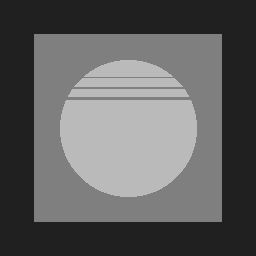
#> input picture pattern2.png, 256 x 256 px
$ jupyter execute 'gausian filter.ipynb'
#> lines starting #> are read from the running program, lines starting #| are printed output that depends on the picture
[cell 1]
import numpy as np
import matplotlib.pyplot as plt
import imageio
from scipy.fftpack import fftn, ifftn, fftshift

[cell 2]
x = np.arange(-2,2,0.05)

# parameter sigma is related to the dispersion of the values
sigma1 = 0.3
gauss1d_1 = (1/(sigma1*np.sqrt(2*np.pi))) * np.exp(-(np.square(x/sigma1)/2))

sigma2 = 0.1
gauss1d_2 = (1/(sigma2*np.sqrt(2*np.pi))) * np.exp(-(np.square(x/sigma2)/2))

plt.plot(x, gauss1d_1, 'r') # larger sigma, 0.3
plt.plot(x, gauss1d_2, 'b') # smaller sigma, 0.1
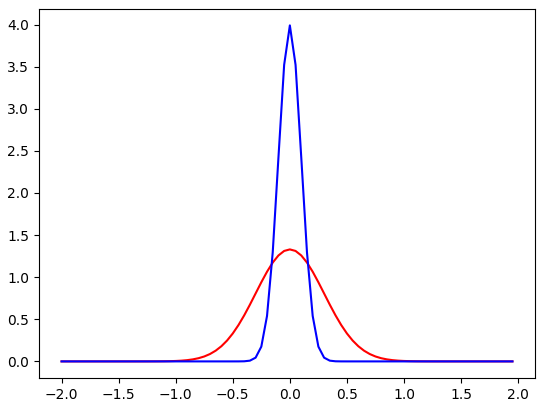
#> figure drawn by matplotlib, 1 panel; curve peaks at x = 1.78e-15, y = 1.33; curve peaks at x = 1.78e-15, y = 3.99

[cell 3]
def gaussian_filter(k=5, sigma=1.0):
    ''' Gaussian filter
    :param k: defines the lateral size of the kernel/filter, default 5
    :param sigma: standard deviation (dispersion) of the Gaussian distribution
    :return matrix with a filter [k x k] to be used in convolution operations
    '''
    arx = np.arange((-k // 2) + 1.0, (k // 2) + 1.0)
    x, y = np.meshgrid(arx, arx)
    filt = np.exp(-(1/2) * (np.square(x) + np.square(y)) / np.square(sigma))
    return filt / np.sum(filt)

[cell 4]
g1 = gaussian_filter(k=5, sigma=0.9)
print(g1)

[cell 5]
g2 = gaussian_filter(k=9, sigma=1.5)
plt.imshow(g2, cmap='hot', interpolation='nearest')
plt.colorbar()
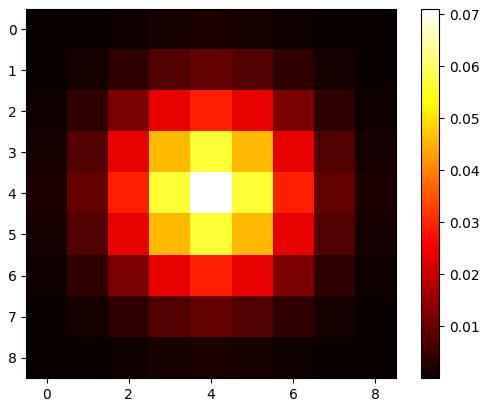
#> figure drawn by matplotlib, 2 panels

[cell 6]
f = imageio.imread("pattern2.png")
#> f is the input picture: shape (256, 256); min 32, max 186, mean 95.9
h = gaussian_filter(k=7, sigma=2.5)

# computing the number of padding on one side
a = int(f.shape[0]//2 - h.shape[0]//2)
#> a = 125
h_pad = np.pad(h, (a,a-1), 'constant', constant_values=(0))

# computing the Fourier transforms
F = fftn(f)
H = fftn(h_pad)
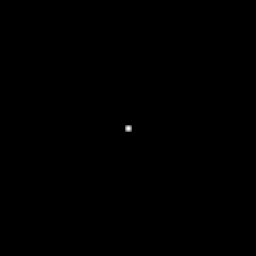
#> h_pad: shape (256, 256) float64; min 0, max 0.036, mean 1.53e-05; drawn with min black and max white

plt.subplot(121)
plt.imshow(fftshift(np.log(np.abs(F)+1)), cmap="gray")
plt.subplot(122)
plt.imshow(fftshift(np.log(np.abs(H)+1)), cmap="gray")

# convolution
G = np.multiply(F,H)

# Inverse Transform
# - we have to perform FFT shift before reconstructing the image in the space domain
g = fftshift(ifftn(G).real)
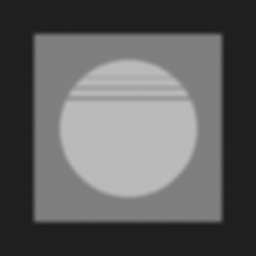
#> g: shape (256, 256) float64; min 32, max 186, mean 95.9

plt.figure(figsize=(12,5))
plt.subplot(121)
plt.imshow(f, cmap="gray", vmin=0, vmax=255); plt.title("original image")
plt.subplot(122)
plt.imshow(g, cmap="gray", vmin=0, vmax=255); plt.title("degraded/blurred image")
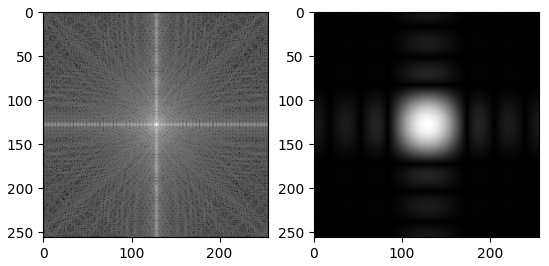
#> figure drawn by matplotlib, 2 panels

[cell 7]
#Inverse filter
#F_hat = G/H
F_hat = np.divide(G,H)

f_hat = ifftn(F_hat).real

plt.figure(figsize=(12,5))
plt.subplot(121)
plt.imshow(g, cmap="gray", vmin=0, vmax=255); plt.title("degraded/blurred image")
plt.subplot(122)
plt.imshow(f_hat, cmap="gray", vmin=0, vmax=255); plt.title("restored image")
